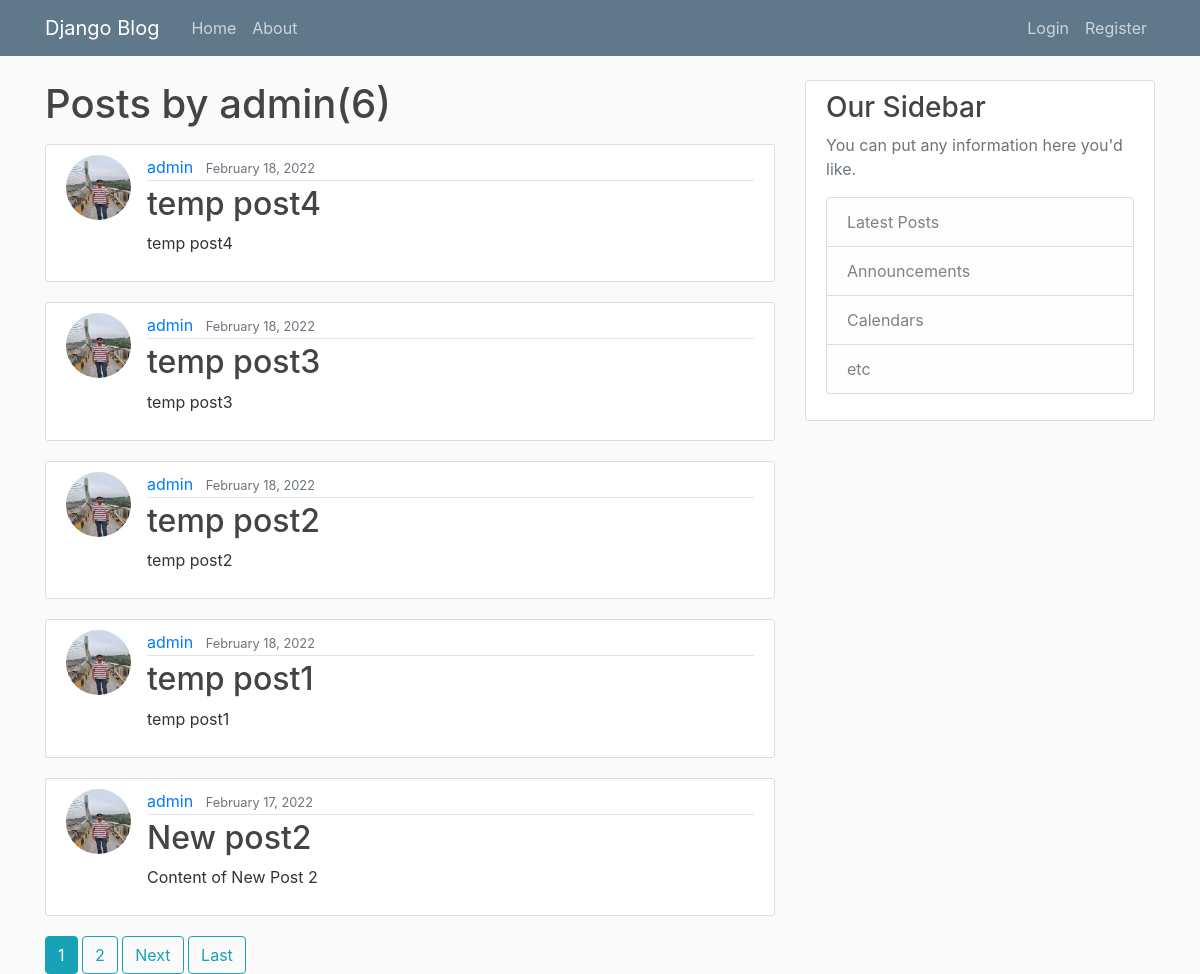
The app's page /user/admin/, older data.
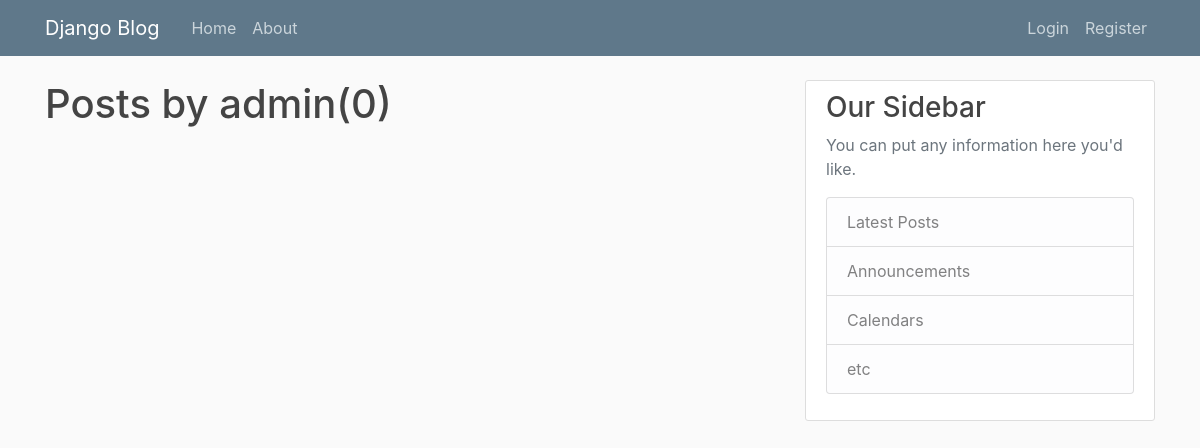
The same page, newer data.
### blog/models.py (models this page shows, shortened)
class post(models.Model):
    title = models.CharField(max_length=100)
    content = models.TextField()
    date_posted = models.DateTimeField(default = timezone.now)
    author = models.ForeignKey(User,on_delete=models.CASCADE)

### users/models.py (models this page shows, shortened)
class Profile(models.Model):
    user = models.OneToOneField(User, on_delete=models.CASCADE)
    image = models.ImageField(default = 'default.jpeg',upload_to ='profile_pics')

### blog/views.py (the view)
# urls.py: path('user/<str:username>/',UserPostListView.as_view(),name = 'user-posts'),
class UserPostListView(ListView):
    model = post
    template_name = 'blog/user_posts.html'   #<app>/<model>_<viewtype>.html
    context_object_name = 'posts'
    paginate_by = 5
    def get_queryset(self):
        user = get_object_or_404(User,username = self.kwargs.get('username'))
        return post.objects.filter(author = user).order_by('-date_posted')

### blog/templates/blog/user_posts.html (shortened to what this page needs)
{% extends 'blog/base.html' %}
{% block content %}
<h1 class="mb-3" >Posts by {{view.kwargs.username}}({{page_obj.paginator.count}})</h1>
    {% for post in posts %}
        <article class="media content-section">
            <img src="{{ post.author.profile.image.url }}" class="rounded-circle article-img" >
            <div class="media-body">
            <div class="article-metadata">
                <a class="mr-2" href="{% url 'user-posts' post.author.username %}">{{ post.author }}</a>
                <small class="text-muted">{{ post.date_posted|date:"F d, Y" }}</small>
            </div>
            <h2><a class="article-title" href="{% url 'post-detail' post.id %}">{{ post.title }}</a></h2>
            <p class="article-content">{{ post.content }}</p>
            </div>
        </article>
    {% endfor %}
    {% if is_paginated %}
        {% for num in page_obj.paginator.page_range %}
            {% if page_obj.number == num %}
                <a class="btn btn-info" href="?page={{ num }}">{{num}}</a>
            {% elif num > page_obj.number|add:'-3' and num < page_obj.number|add:'3' %}
                <a class="btn btn-outline-info" href="?page={{ num }}">{{num}}</a>
            {% endif %}
        {% endfor %}
        {% if page_obj.has_next %}
            <a class="btn btn-outline-info" href="?page={{ page_obj.next_page_number }}">Next</a>
            <a class="btn btn-outline-info" href="?page={{page_obj.paginator.num_pages}}">Last</a>
        {% endif %}
    {% endif %}
{% endblock %}

### blog/templates/blog/base.html (shortened to what this page needs)
{% load static %}
<!doctype html>
<html lang="en">
  <head>
    <link rel="stylesheet" href="https://stackpath.bootstrapcdn.com/bootstrap/4.3.1/css/bootstrap.min.css">
    <link rel="stylesheet" type="text/css" href="{% static 'blog/main.css' %}">
</head>
<body>
    <header class="site-header">
        <nav class="navbar navbar-expand-md navbar-dark bg-steel fixed-top">
        <div class="container">
            <a class="navbar-brand mr-4" href="{% url 'Blog-Home' %}">Django Blog</a>
            <div class="collapse navbar-collapse" id="navbarToggle">
            <div class="navbar-nav mr-auto">
                <a class="nav-item nav-link" href="{% url 'Blog-Home' %}">Home</a>
                <a class="nav-item nav-link" href="{% url 'Blog-About' %}">About</a>
            </div>
            <div class="navbar-nav">
              {% if user.is_authenticated %}
                <a class="nav-item nav-link" href="{% url 'post-create' %}">New Post</a>
                <a class="nav-item nav-link" href="{% url 'profile' %}">Profile</a>
                <a class="nav-item nav-link" href="{% url 'logout' %}">Logout</a>
              {% else %}
                <a class="nav-item nav-link" href="{% url 'login' %}">Login</a>
                <a class="nav-item nav-link" href="{% url 'register' %}">Register</a>
              {% endif %}
            </div>
            </div>
        </div>
        </nav>
    </header>
    <main role="main" class="container">
        <div class="row">
          <div class="col-md-8">
            {% block content %}{% endblock %}
          </div>
          <div class="col-md-4">
            <div class="content-section">
              <h3>Our Sidebar</h3>
              <p class='text-muted'>You can put any information here you'd like.
                <ul class="list-group">
                  <li class="list-group-item list-group-item-light">Latest Posts</li>
                  <li class="list-group-item list-group-item-light">Announcements</li>
                  <li class="list-group-item list-group-item-light">Calendars</li>
                  <li class="list-group-item list-group-item-light">etc</li>
                </ul>
              </p>
            </div>
          </div>
        </div>
      </main>
</body>
</html>

### blog/static/blog/main.css (style rules this page uses)
body { background: #fafafa; color: #333333; margin-top: 5rem; }
h1, h2, h3, h4, h5, h6 { color: #444444; }
ul { margin: 0; }
.bg-steel { background-color: #5f788a; }
.site-header .navbar-nav .nav-link { color: #cbd5db; }
.content-section { background: #ffffff; padding: 10px 20px; border: 1px solid #dddddd; border-radius: 3px; margin-bottom: 20px; }

Row changes from the older to the newer data that the page shows:
removed post: author.profile.image (picture), author "admin", date_posted "February 18, 2022", title "temp post4", content "temp post4"
removed post: author.profile.image (picture), author "admin", date_posted "February 18, 2022", title "temp post3", content "temp post3"
removed post: author.profile.image (picture), author "admin", date_posted "February 18, 2022", title "temp post2", content "temp post2"
removed post: author.profile.image (picture), author "admin", date_posted "February 18, 2022", title "temp post1", content "temp post1"
removed post: author.profile.image (picture), author "admin", date_posted "February 17, 2022", title "New post2", content "Content of New Post 2"
Text that changed along with them:
{{ page_obj.paginator.count }}: "6" → "0"
list line gone: "1"
list line gone: "2"
text no longer shown: "Next Last"
